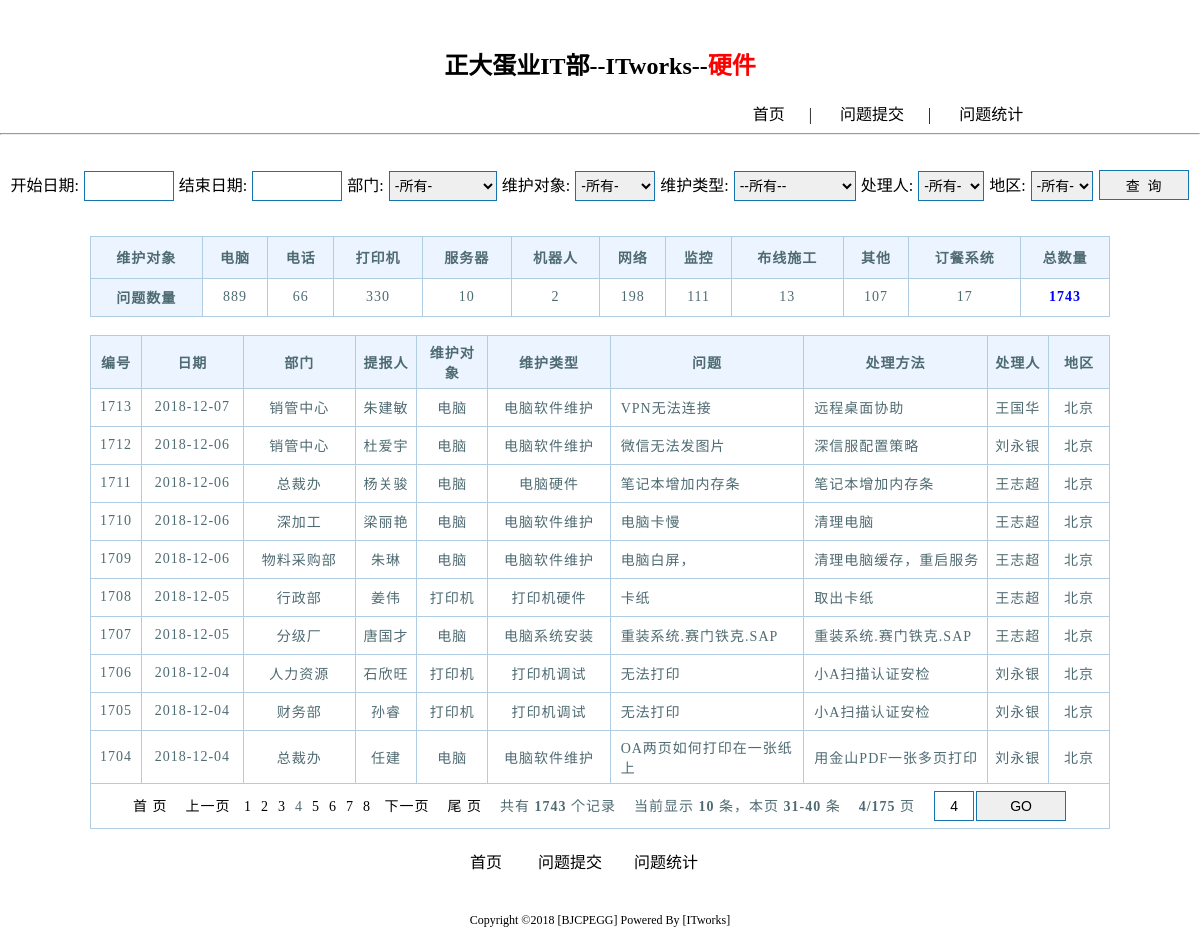
The page /itwork/p_list_hw.php?&page=4 on the database its author committed.
### tables this page shows
CREATE TABLE `hardware_problem` (
  `p_id` int(8) unsigned NOT NULL AUTO_INCREMENT COMMENT '问题ID',
  `a_id` int(8) DEFAULT NULL COMMENT '地区id',
  `p_date` date NOT NULL COMMENT '提交日期',
  `d_id` int(5) NOT NULL COMMENT '部门ID',
  `submit_user` char(20) DEFAULT NULL COMMENT '报人提',
  `o_id` int(5) NOT NULL COMMENT '维护对象ID',
  `t_id` int(5) DEFAULT NULL COMMENT '维护类型ID',
  `problem` varchar(100) DEFAULT NULL COMMENT '问题',
  `method` varchar(100) DEFAULT NULL COMMENT '处理方法',
  `used` int(4) NOT NULL COMMENT '时用',
  `u_id` int(5) NOT NULL COMMENT '处理人ID',
  `week` int(8) unsigned DEFAULT NULL COMMENT '第几周',
  `ip_address` varchar(40) NOT NULL COMMENT 'ip地址',
  `create_time` timestamp NOT NULL DEFAULT CURRENT_TIMESTAMP ON UPDATE CURRENT_TIMESTAMP COMMENT '创建时间',
  PRIMARY KEY (`p_id`),
  KEY `u_id` (`u_id`)
);

CREATE TABLE `hardware_department` (
  `d_id` int(5) unsigned NOT NULL AUTO_INCREMENT COMMENT '部门ID',
  `department` char(20) NOT NULL COMMENT '门部名称',
  PRIMARY KEY (`d_id`)
);

CREATE TABLE `hardware_object` (
  `o_id` int(5) unsigned NOT NULL AUTO_INCREMENT COMMENT '维护对象ID',
  `object` char(20) DEFAULT NULL COMMENT '护维对象',
  PRIMARY KEY (`o_id`)
);

CREATE TABLE `hardware_type` (
  `t_id` int(5) unsigned NOT NULL AUTO_INCREMENT COMMENT '维护类型ID',
  `type` char(20) NOT NULL COMMENT '维护类型',
  `o_id` int(5) NOT NULL COMMENT '对象id',
  PRIMARY KEY (`t_id`)
);

CREATE TABLE `user` (
  `id` int(5) unsigned NOT NULL AUTO_INCREMENT COMMENT '员工id',
  `name` char(12) NOT NULL COMMENT '工员名字',
  `a_id` int(5) unsigned NOT NULL COMMENT '地区ID',
  `status` int(5) unsigned NOT NULL COMMENT '状态',
  PRIMARY KEY (`id`)
);

CREATE TABLE `area` (
  `a_id` int(8) unsigned NOT NULL AUTO_INCREMENT COMMENT '地区id',
  `area` varchar(40) NOT NULL COMMENT '分公司地区',
  PRIMARY KEY (`a_id`)
);

### itwork/Common/functions_main.php (called while the page is built, shortened)
<?php
	function readuserlist_all(){
		include("mysql.php");
		$sql = "select id,name,a_id,status from user order by status desc;";
		$result=$mysqli->query($sql);
	}

### itwork/Common/functions_hw.php (the view, shortened to what this page needs)
<?php
	function hw_p_list_default($start_time,$end_time,$department,$object,$type,$hw_area,$hw_user){
		include("mysql.php");
		$o_start_time = $start_time != '' ? $o_start_time = " p_date >= '{$start_time}' " : '1=1';
		$o_end_time = $end_time != '' ? $o_end_time = " p_date <= '{$end_time}' " : '1=1';
		$o_department = $department != 0 ? $o_department = " d_id='{$department}' " : '1=1';
		$o_object = $object != 0 ? $o_object = " o_id = '{$object}' " : '1=1';
		$o_type = $type != 0 ? $o_type = " t_id = '{$type}' " : '1=1';
		$o_hw_area = $hw_area != 0 ? $o_hw_area = " a_id = '{$hw_area}' " : '1=1';
		$o_hw_user = $hw_user != 0 ? $o_hw_user = " u_id = '{$hw_user}' " : '1=1';
		$sql = "select ho.object object,ifnull (cnt,0) num  from hardware_object ho left join (select o_id,count(*) cnt,p_date from hardware_problem  where {$o_start_time} and {$o_end_time} and {$o_department}  and {$o_object} and {$o_type} and {$o_hw_area}  and  {$o_hw_user} group by o_id) hp on hp.o_id=ho.o_id";
		$result=$mysqli->query($sql);
		if ($result->num_rows >0) {
			echo "<div style='height:18px'></div>";
			echo "<table id='report' class='stylized full' width='85%'>";
			echo "<tr><th><b>维护对象</b></th><th><b>电脑</b></th><th><b>电话</b></th><th><b>打印机</b></th><th><b>服务器</b></th><th><b>机器人</b></th><th><b>网络</b></th><th><b>监控</b></th><th><b>布线施工</b></th><th><b>其他</b></th><th><b>订餐系统</b></th><th><b>总数量</b></th></tr>";
			echo "<tr><td  id='td-bj'><b>问题数量</b></td>";
			while ($row = $result->fetch_assoc()){
				echo "<td  style='text-align:center'>".$row['num'].'</td>';
			}
			$sql="select sum(cnt) p_nums from hardware_object ho left join (select o_id,count(*) cnt,p_date from hardware_problem where {$o_start_time} and {$o_end_time} and {$o_department}  and {$o_object} and {$o_type} and {$o_hw_area}  and  {$o_hw_user}  group by o_id) hp on hp.o_id=ho.o_id";
			$result2=$mysqli->query($sql);
			$p_nums=$result2->fetch_assoc();
			echo "<td><font color='blue' ><b>".$p_nums['p_nums'] =$p_nums['p_nums'] =='' ? 0 : $p_nums['p_nums']."</b></font></td>";
			echo "</tr>";
			echo "</table>";
			echo "<br>";
		} else {
			echo "<br><br><br>无统计信息<br><br>";
		}
		$o_start_time = $start_time != '' ? $o_start_time = " hp.p_date >= '{$start_time}' " : '1=1';
		$o_end_time = $end_time != '' ? $o_end_time = " hp.p_date <= '{$end_time}' " : '1=1';
		$o_department = $department != 0 ? $o_department = " hp.d_id='{$department}' " : '1=1';
		$o_object = $object != 0 ? $o_object = " hp.o_id = '{$object}' " : '1=1';
		$o_type = $type != 0 ? $o_type = " hp.t_id = '{$type}' " : '1=1';
		$o_hw_area = $hw_area != 0 ? $o_hw_area = " hp.a_id = '{$hw_area}' " : '1=1';
		$o_hw_user = $hw_user != 0 ? $o_hw_user = " hp.u_id = '{$hw_user}' " : '1=1';
		$sql = "select hp.p_id from hardware_problem hp where {$o_start_time} and {$o_end_time} and {$o_department} and {$o_object} and {$o_type} and {$o_hw_area} and {$o_hw_user}";
		$result = $mysqli->query($sql);
		$total = $result->num_rows;
		$num = 10;
		$page=new Page($total, $num, "");
		$sql2="select hp.p_id,hp.p_date,hd.department,hp.submit_user,ho.object,ht.type,hp.problem,hp.method,u.name,a.area from hardware_problem hp left join  hardware_department hd on hd.d_id=hp.d_id  left join hardware_object ho  on hp.o_id=ho.o_id left join  hardware_type ht on hp.t_id=ht.t_id left join user u on hp.u_id=u.id left join area a on hp.a_id=a.a_id where {$o_start_time} and {$o_end_time} and {$o_department} and {$o_object} and {$o_type}  and {$o_hw_area} and {$o_hw_user} order by p_id desc {$page->limit}";
		$result2 = $mysqli->query($sql2);
		if ($result2->num_rows > 0){
			echo "<table border='1'  cellspacing='0' cellpadding='0' width='85%'>";
			echo "<tr><th width='5%'><b>编号</b></th><th width='10%'><b>日期</b></th><th width='11%'><b>部门</b></th><th width='6%'><b>提报人</b></th><th width='7%'><b>维护对象</b></th><th width='12%'><b>维护类型</b></th><th><b>问题</b></th><th width='18%'><b>处理方法</b></th><th width='6%'><b>处理人</b></th><th width='6%'><b>地区</b></th></tr>";
			while ($row2 = $result2->fetch_assoc()){
				echo "<tr>";
				echo "<td style='text-align:center'>".$row2['p_id'].'</td>';
				echo '<td>'.$row2['p_date'].'</td>';
				echo '<td>'.$row2['department'].'</td>';
				echo '<td>'.$row2['submit_user'].'</td>';
				echo '<td>'.$row2['object'].'</td>';
				echo '<td>'.$row2['type'].'</td>';
				echo '<td id="p_stytle">'.$row2['problem'].'</td>';
				echo '<td id="p_stytle">'.$row2['method'].'</td>';
				echo '<td>'.$row2['name'].'</td>';
				echo '<td>'.$row2['area'].'</td>';
				echo "</tr>";
			}
			echo '<tr><td colspan="10" style="text-align:center">'.$page->fpage(array(3,4,5,6,7,0,1,2,8)).'</td></tr>';
			echo "</table>";
		} else {
			echo"<center><font size=4 color=blue>查询完成，没有找到相关信息！</font></center>";
		}
	}

### itwork/Public/css/style.css (style rules this page uses)
#top_menu { margin-left:600px; }
body { margin:0px; width:100%; text-align:center; margin-left:auto; margin-right:auto; background-color:#FFFFFF; }
table { border: 1px solid #B1CDE3; padding:0; margin:0 auto; border-collapse: collapse; }
th { border: 1px solid #B1CDE3; font-size:14px; padding: 6px 6px 6px 6px; color: #4f6b72; background-color: #ECF5FF; height:42px; }
td { border: 1px solid #B1CDE3; background: #fff; font-size:14px; padding: 6px 6px 6px 6px; color: #4f6b72; text-align:left; height:38px; }
#p_stytle { text-align:left; padding-left:10px; }
A:link { color: #000000; TEXT-DECORATION: none }
#td-bj { background-color: #ECF5FF; }

### itwork/p_list_hw.php (style rules this page uses)
table, th,td { text-align:center; letter-spacing:1px; }

### rows shown on the page
hardware_problem: p_id "1713", p_date "2018-12-07", d.department "销管中心", submit_user "朱建敏", o.object "电脑", t.type "电脑软件维护", problem "VPN无法连接", method "远程桌面协助", user.name "王国华", a.area "北京"
hardware_problem: p_id "1712", p_date "2018-12-06", d.department "销管中心", submit_user "杜爱宇", o.object "电脑", t.type "电脑软件维护", problem "微信无法发图片", method "深信服配置策略", user.name "刘永银", a.area "北京"
hardware_problem: p_id "1711", p_date "2018-12-06", d.department "总裁办", submit_user "杨关骏", o.object "电脑", t.type "电脑硬件", problem "笔记本增加内存条", method "笔记本增加内存条", user.name "王志超", a.area "北京"
hardware_problem: p_id "1710", p_date "2018-12-06", d.department "深加工", submit_user "梁丽艳", o.object "电脑", t.type "电脑软件维护", problem "电脑卡慢", method "清理电脑", user.name "王志超", a.area "北京"
hardware_problem: p_id "1709", p_date "2018-12-06", d.department "物料采购部", submit_user "朱琳", o.object "电脑", t.type "电脑软件维护", problem "电脑白屏，", method "清理电脑缓存，重启服务", user.name "王志超", a.area "北京"
hardware_problem: p_id "1708", p_date "2018-12-05", d.department "行政部", submit_user "姜伟", o.object "打印机", t.type "打印机硬件", problem "卡纸", method "取出卡纸", user.name "王志超", a.area "北京"
hardware_problem: p_id "1707", p_date "2018-12-05", d.department "分级厂", submit_user "唐国才", o.object "电脑", t.type "电脑系统安装", problem "重装系统.赛门铁克.SAP", method "重装系统.赛门铁克.SAP", user.name "王志超", a.area "北京"
hardware_problem: p_id "1706", p_date "2018-12-04", d.department "人力资源", submit_user "石欣旺", o.object "打印机", t.type "打印机调试", problem "无法打印", method "小A扫描认证安检", user.name "刘永银", a.area "北京"
hardware_problem: p_id "1705", p_date "2018-12-04", d.department "财务部", submit_user "孙睿", o.object "打印机", t.type "打印机调试", problem "无法打印", method "小A扫描认证安检", user.name "刘永银", a.area "北京"
hardware_problem: p_id "1704", p_date "2018-12-04", d.department "总裁办", submit_user "任建", o.object "电脑", t.type "电脑软件维护", problem "OA两页如何打印在一张纸上", method "用金山PDF一张多页打印", user.name "刘永银", a.area "北京"

### other values the page prints
$row['num'] "889"
$row['num'] "66"
$row['num'] "330"
$row['num'] "10"
$row['num'] "2"
$row['num'] "198"
$row['num'] "111"
$row['num'] "13"
$row['num'] "107"
$row['num'] "17"
$p_nums['p_nums'] "1743"
$this->config["first"] "首 页"
$this->config["prev"] "上一页"
$page "1"
$page "2"
